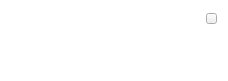
<?xml version="1.0" encoding="UTF-8"?>
<ui version="4.0">
 <class>CameraTeachTips</class>
 <widget class="QWidget" name="CameraTeachTips">
  <property name="geometry">
   <rect>
    <x>0</x>
    <y>0</y>
    <width>228</width>
    <height>81</height>
   </rect>
  </property>
  <property name="minimumSize">
   <size>
    <width>228</width>
    <height>75</height>
   </size>
  </property>
  <property name="maximumSize">
   <size>
    <width>228</width>
    <height>81</height>
   </size>
  </property>
  <property name="windowTitle">
   <string>CameraTeachTips</string>
  </property>
  <property name="styleSheet">
   <string notr="true">QWidget#CameraTeachTips{
background-color: rgb(255, 255, 255,0);
}</string>
  </property>
  <layout class="QHBoxLayout" name="horizontalLayout">
   <property name="spacing">
    <number>0</number>
   </property>
   <property name="leftMargin">
    <number>0</number>
   </property>
   <property name="topMargin">
    <number>0</number>
   </property>
   <property name="rightMargin">
    <number>0</number>
   </property>
   <property name="bottomMargin">
    <number>0</number>
   </property>
   <item>
    <widget class="QWidget" name="widget" native="true">
     <property name="styleSheet">
      <string notr="true">QWidget#widget{
border-image: url(:/teaching/img/teaching/camera_tips.png);
}
</string>
     </property>
     <layout class="QHBoxLayout" name="horizontalLayout_3">
      <property name="spacing">
       <number>0</number>
      </property>
      <property name="leftMargin">
       <number>0</number>
      </property>
      <property name="topMargin">
       <number>5</number>
      </property>
      <property name="rightMargin">
       <number>0</number>
      </property>
      <property name="bottomMargin">
       <number>0</number>
      </property>
      <item>
       <layout class="QHBoxLayout" name="horizontalLayout_2">
        <property name="leftMargin">
         <number>12</number>
        </property>
        <property name="topMargin">
         <number>5</number>
        </property>
        <item>
         <spacer name="horizontalSpacer_3">
          <property name="orientation">
           <enum>Qt::Horizontal</enum>
          </property>
          <property name="sizeHint" stdset="0">
           <size>
            <width>40</width>
            <height>20</height>
           </size>
          </property>
         </spacer>
        </item>
        <item>
         <widget class="QLabel" name="label">
          <property name="styleSheet">
           <string notr="true">color: rgb(255, 255, 255);
font: 10pt &quot;微软雅黑&quot;;</string>
          </property>
          <property name="text">
           <string>如果使用摄像头，请点击这里进行
开启</string>
          </property>
         </widget>
        </item>
        <item>
         <spacer name="horizontalSpacer_4">
          <property name="orientation">
           <enum>Qt::Horizontal</enum>
          </property>
          <property name="sizeHint" stdset="0">
           <size>
            <width>40</width>
            <height>20</height>
           </size>
          </property>
         </spacer>
        </item>
       </layout>
      </item>
      <item>
       <layout class="QVBoxLayout" name="verticalLayout">
        <property name="topMargin">
         <number>8</number>
        </property>
        <property name="rightMargin">
         <number>2</number>
        </property>
        <item>
         <widget class="QPushButton" name="pushButton">
          <property name="minimumSize">
           <size>
            <width>11</width>
            <height>11</height>
           </size>
          </property>
          <property name="maximumSize">
           <size>
            <width>11</width>
            <height>11</height>
           </size>
          </property>
          <property name="styleSheet">
           <string notr="true">
border-image: url(:/teaching/img/teaching/tips_close.png);</string>
          </property>
          <property name="text">
           <string/>
          </property>
         </widget>
        </item>
        <item>
         <spacer name="verticalSpacer">
          <property name="orientation">
           <enum>Qt::Vertical</enum>
          </property>
          <property name="sizeHint" stdset="0">
           <size>
            <width>20</width>
            <height>40</height>
           </size>
          </property>
         </spacer>
        </item>
       </layout>
      </item>
     </layout>
    </widget>
   </item>
  </layout>
 </widget>
 <layoutdefault spacing="6" margin="11"/>
 <resources>
  <include location="../../VhallLive/project/VhallLive.qrc"/>
 </resources>
 <connections/>
</ui>
